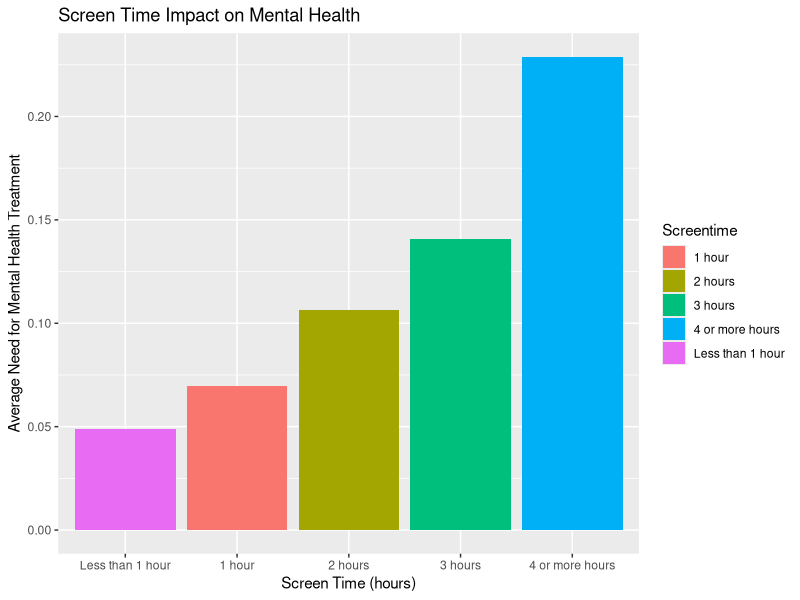

Write the R code that produced this figure.
## ---- chunk 1

library(tidyverse)
library(ggplot2)
library(dplyr)

file <- read.csv("Screentime_v_Mental_Health_Dataset.csv")

screen_time <- c("Less than 1 hour", "1 hour", "2 hours", "3 hours", "4 or more hours")

screen_time_v_mental_health <- file |>
  mutate(
    treatment = if_else(Mental.Health.Treatment == "Needs Treatment", 1, 0)
  ) |>
  select(Screentime, treatment) |>
  group_by(Screentime) |>
  summarize(treatment_mean = mean(treatment, na.rm = TRUE)) |>
  ggplot() +
  geom_col(aes(x = factor(Screentime, screen_time), y = treatment_mean, fill = Screentime), stat = "identity") +
  labs(x = "Screen Time (hours)",
       y = "Average Need for Mental Health Treatment",
       title = "Screen Time Impact on Mental Health",
       source = "National Survey of Children’s Health (NSCH), 2020")
  
screen_time_v_mental_health

## ---- chunk 2

screen_time_gender_v_mental_health <- file |>
  mutate(
    treatment = if_else(Mental.Health.Treatment == "Needs Treatment", 1, 0)
  ) |>
  select(Screentime, Sex, treatment) |>
  group_by(Screentime, Sex) |>
  summarize(treatment_mean = mean(treatment, na.rm = TRUE))

screen_time_gender_v_mental_health
